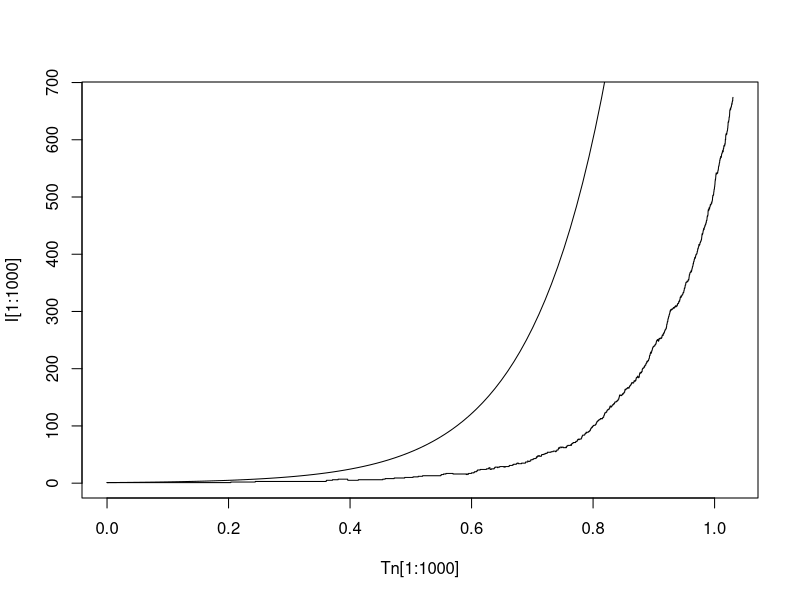
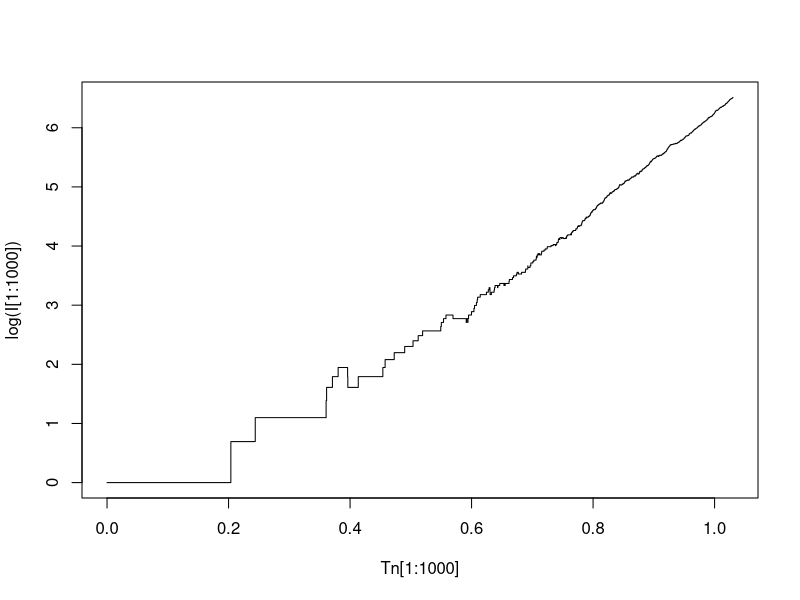

Source code (R) for these figures, in order:
N <- 10^{5}

I <- numeric(N)
I[1] <- 1 
alfa <- 10
beta <- 2
Tn <- numeric(N)

#(algorytm Gillespie’go).
for (i in 2:N) {
  K <- runif(1, 0, 1)
  if (K < alfa/(alfa+beta)){
    I[i] = I[i-1]+1
  } else {
    I[i] = I[i-1]-1
  }
  
  param <- (beta+alfa)*I[i-1]
  
  Wi <- rexp(1, param)
  #W[i] <- Wi
  Tn[i] <- Tn[i-1] + Wi
}

index <- length(Tn[Tn < 1])

#Wybierz kilka wartości (α, β)
#takich, że α > β. Co się dzieje, jeśli ten warunek nie jest spełniony?



plot(Tn[1:1000], I[1:1000] , type='s')
curve(exp(x*(alfa-beta)), add=TRUE)

## Zrób rysunek w skali logarytmicznej:
plot(Tn[1:1000], log(I[1:1000]) , type='s')

##Wygeneruj wiele trajektorii procesu losowego, oblicz i narysuj EI(t), medI(t), parę kwantyli
##(metodą Monte Carlo), porównaj z równaniem różniczkowym.
ostatni <- function(t, M, N, alfa, beta){
  Wynik <- numeric(M)
  for (j in 1:M) {
    I <- numeric(N)
    Tn <- numeric(N)
    I[1] <- 1
    for (i in 2:N) {
      K <- runif(1, 0,1)
      if (K < alfa/(alfa+beta)){
        I[i] = I[i-1]+1
      } else {
        I[i] = I[i-1]-1
      }
      param <- (beta+alfa)*I[i-1]
      if (param == 0){
        break
      }
      Wi <- rexp(1, param)
      
      Tn[i] <- Tn[i-1] + Wi
    } #N
    index <- length(Tn[Tn < t])
    Wynik[j] <- I[index]
  } #M
  return(Wynik)
}
Wynik <- ostatni(0.8, 10^{3}, 10^{3}, 4, 2)
mean(Wynik)
median(Wynik)
quantile(Wynik, 0.2)
exp(1.6)
